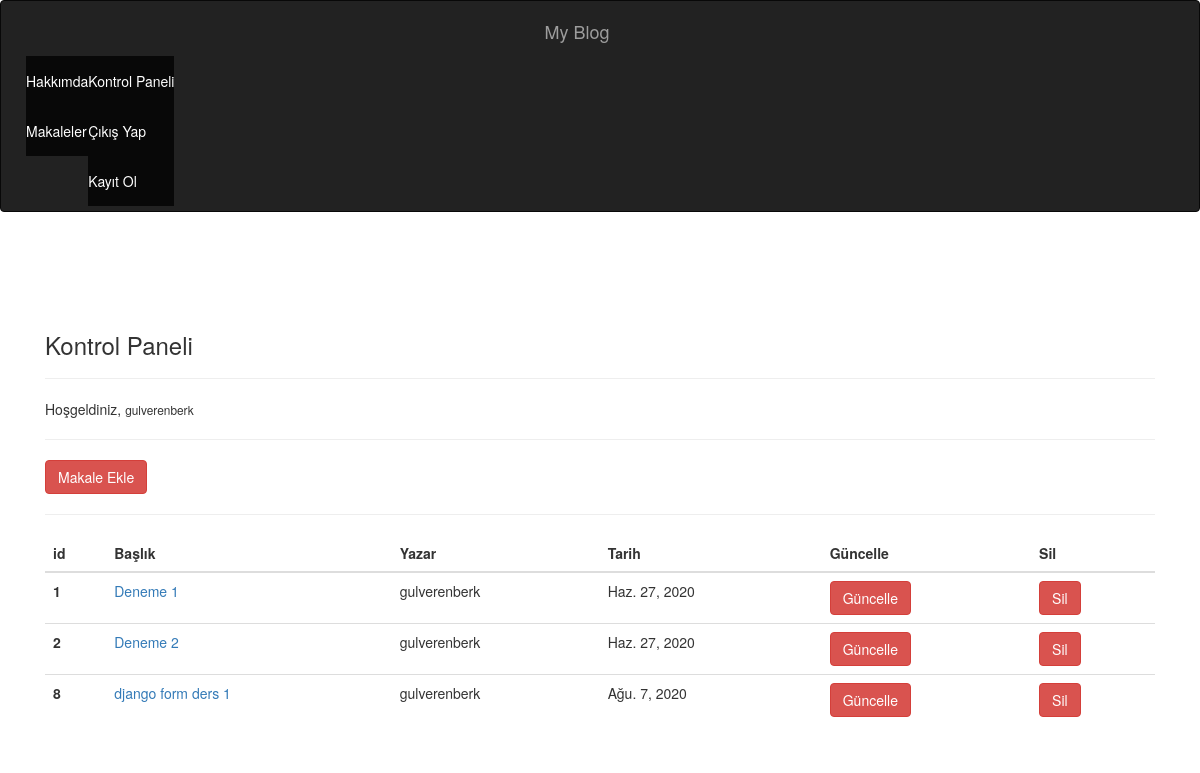
Screenshot of /articles/dashboard/ (signed in) with the database file from the repository.
### article/models.py (models this page shows, shortened)
class Article(models.Model):
    author = models.ForeignKey("auth.User",on_delete = models.CASCADE,verbose_name = "Yazar" )
    title = models.CharField(max_length= 50, verbose_name = "Başlık")
    content = models.TextField(verbose_name = "İçerik")
    created_date = models.DateField(auto_now_add=True,verbose_name = "Oluşturulma Tarihi")

### article/views.py (the view)
# urls.py: path('dashboard/',views.dashboard,name = "dashboard"),
def dashboard(request):
    articles = Article.objects.filter(author = request.user)
    context = {
        "articles":articles
    }
    return render(request,"dashboard.html",context)

### templates/dashboard.html
{% extends "layout.html" %}
{% block body %}
<h3>Kontrol Paneli</h3>
<hr>
<p>
    Hoşgeldiniz, <small>{{request.user.username}}</small>
</p>
<hr>
<a class = "btn btn-danger" href = "{% url 'article:addarticle' %}">Makale Ekle </a>
<hr>
{% if articles %}
<table class="table">
  <thead>
    <tr>
      <th scope="col">id</th>
      <th scope="col">Başlık</th>
      <th scope="col">Yazar</th>
      <th scope="col">Tarih</th>
      <th scope="col">Güncelle</th>
      <th scope="col">Sil</th>
    </tr>
  </thead>
  <tbody>
    {% for article in articles %}
    <tr>
        <th scope="row">{{article.id}}</th>
        <td><a href="/articles/article/{{article.id}}">{{article.title}}</a></td>
        <td>{{article.author.username}}</td>
        <td>{{article.created_date}}</td>
        <td><a href="/articles/update/{{article.id}}" class = "btn btn-danger">Güncelle</a></td>
        <td><a href="/articles/delete/{{article.id}}" class = "btn btn-danger">Sil</a></td>
    </tr>
    {% endfor %}
  </tbody>
</table>
{% else %}
<div class = "alert alert-danger">
    Henüz Bir makaleniz Bulunmuyor...
</div>
{% endif %}
{% endblock body %}

### templates/layout.html (shortened to what this page needs)
<!DOCTYPE html>
{% load static %}
<html lang="en">
<head>
    <link rel="stylesheet" href="https://maxcdn.bootstrapcdn.com/bootstrap/4.0.0-alpha.6/css/bootstrap.min.css">
    <link rel="stylesheet" href="{% static 'css/bootstrap.min.css' %}">
</head>
<body>
        {% include "includes/navbar.html" %}
        <div style = "margin-top : 100px; margin-bottom:100px;" class = "container">
            {% block body %}
            {% endblock body %}
        </div>
    </body>
</html>

### templates/includes/navbar.html
<nav class="navbar navbar-toggleable-md navbar-inverse fixed-top bg-inverse">
      <a class="navbar-brand" href="/">My Blog</a>
      <button class="navbar-toggler" type="button" data-toggle="collapse" data-target="#navbarCollapse" aria-controls="navbarCollapse" aria-expanded="false" aria-label="Toggle navigation">
        <span class="navbar-toggler-icon"></span>
      </button>
      <div class="collapse navbar-collapse" id="navbarCollapse">
        <ul class="navbar-nav mr-auto">
          <li class="nav-item active">
            <a class="nav-link" href="/about">Hakkımda </a>
          </li>
          <li class="nav-item active">
            <a class="nav-link" href="/articles">Makaleler </a>
          </li>
        </ul>
        <ul class="navbar-nav ml-auto">
        {% if request.user.is_authenticated %}
          <li class="nav-item active">
            <a class="nav-link" href="/articles/dashboard">Kontrol Paneli</a>
          </li>
          <li class="nav-item active">
            <a class="nav-link" href="/user/logout">Çıkış Yap </a>
          </li>
        {% else %}
          <li class="nav-item active">
            <a class="nav-link" href="/user/login">Giriş Yap</a>
          </li>
        {% endif %}
        <li class="nav-item active">
            <a class="nav-link" href="/user/register">Kayıt Ol</a>
        </li>
        </ul>
      </div>
</nav>

### rows the page displays
Article: id "1", title "Deneme 1", author.username "gulverenberk", created_date "Haz. 27, 2020"
Article: id "2", title "Deneme 2", author.username "gulverenberk", created_date "Haz. 27, 2020"
Article: id "8", title "django form ders 1", author.username "gulverenberk", created_date "Ağu. 7, 2020"

### other values shown
{{ request.user.username }} "gulverenberk"
